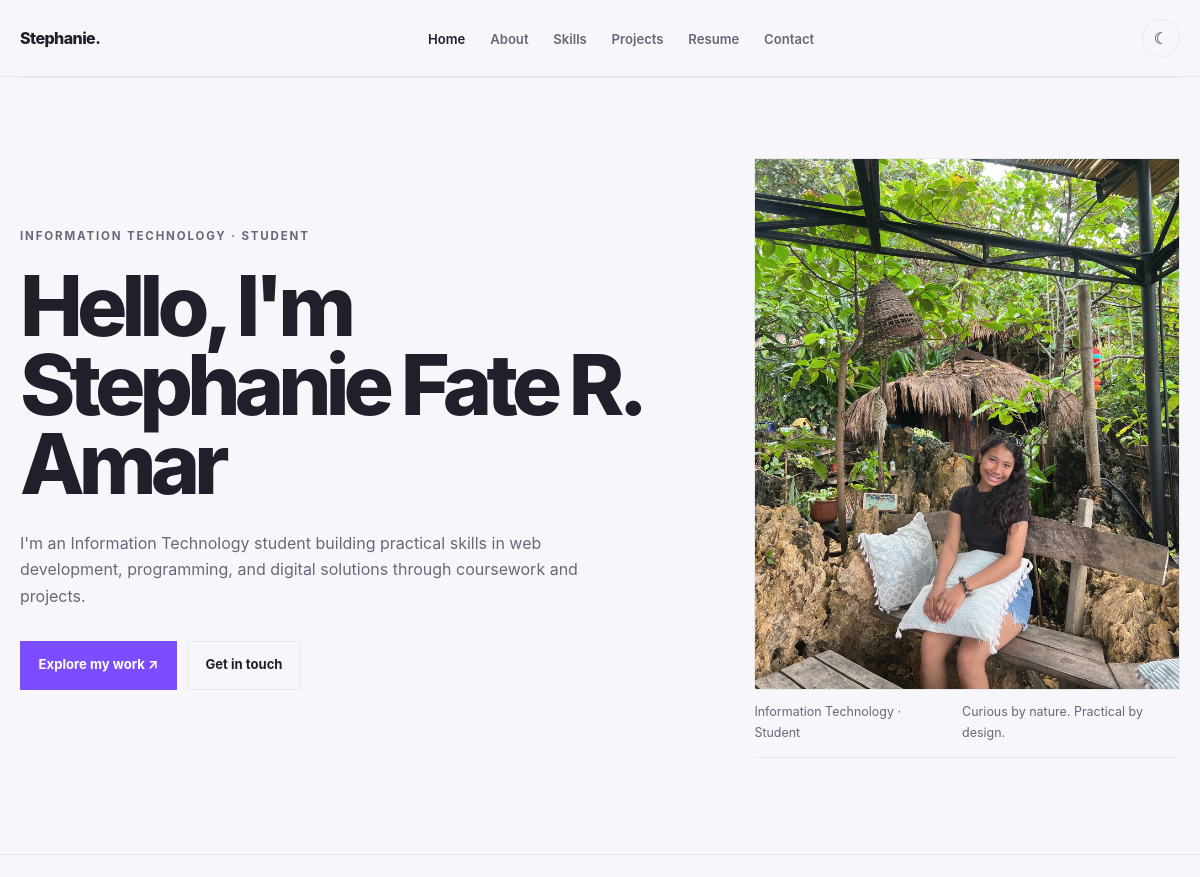
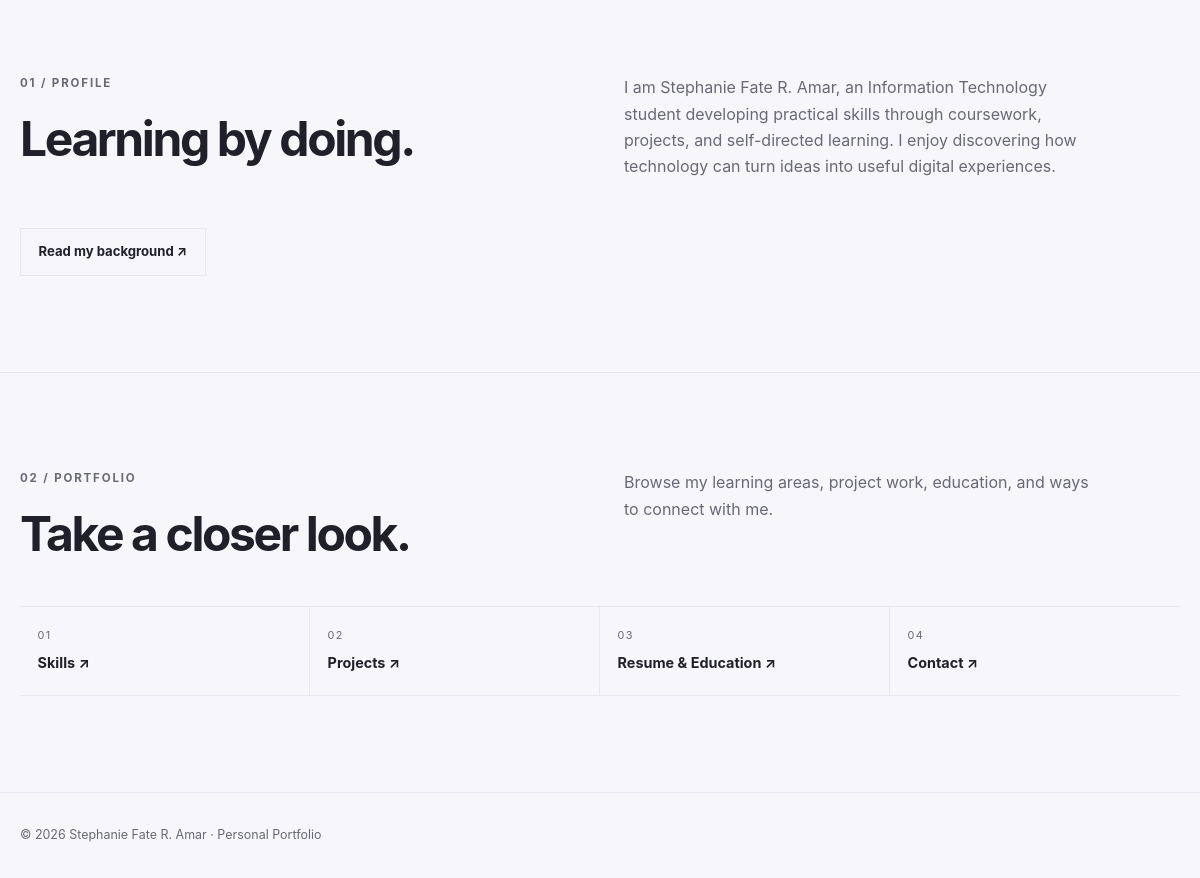
The page / on the database its author committed (2 pictures, top to bottom).
### tables this page shows
CREATE TABLE IF NOT EXISTS personal_information (
  id BIGINT UNSIGNED NOT NULL AUTO_INCREMENT PRIMARY KEY,
  full_name VARCHAR(160) NOT NULL,
  headline VARCHAR(200) NOT NULL,
  introduction TEXT NOT NULL,
  biography TEXT NOT NULL,
  goals TEXT NOT NULL,
  interests TEXT NOT NULL,
  email VARCHAR(254) NOT NULL DEFAULT '',
  phone VARCHAR(50) NOT NULL DEFAULT '',
  location VARCHAR(160) NOT NULL DEFAULT '',
  facebook_url VARCHAR(500) NOT NULL DEFAULT '',
  profile_image VARCHAR(500) NOT NULL DEFAULT 'profile.jpg',
  updated_at TIMESTAMP NOT NULL DEFAULT CURRENT_TIMESTAMP ON UPDATE CURRENT_TIMESTAMP
);

### src/bootstrap.php (called while the page is built, shortened)
<?php
function env_value(string $key, ?string $default = null): ?string
{
    $value = getenv($key);
    return $value === false || $value === '' ? $default : $value;
}
function app_config(): array
{
    static $config;
    if ($config !== null) return $config;
    $private = [];
    $config = [
        'db_host' => env_value('PORTFOLIO_DB_HOST', (string)($private['db_host'] ?? '127.0.0.1')),
        'db_port' => env_value('PORTFOLIO_DB_PORT', (string)($private['db_port'] ?? '3306')),
        'db_name' => env_value('PORTFOLIO_DB_NAME', (string)($private['db_name'] ?? '')),
        'db_user' => env_value('PORTFOLIO_DB_USER', (string)($private['db_user'] ?? '')),
        'db_password' => env_value('PORTFOLIO_DB_PASSWORD', (string)($private['db_password'] ?? '')),
        'login_salt' => env_value('PORTFOLIO_LOGIN_SALT', (string)($private['login_salt'] ?? __FILE__)),
        'base_url' => rtrim(env_value('PORTFOLIO_BASE_URL', (string)($private['base_url'] ?? '')), '/'),
        'secure_cookies' => env_value('PORTFOLIO_SECURE_COOKIES', !empty($private['secure_cookies']) ? '1' : '0') === '1',
        'debug' => env_value('PORTFOLIO_DEBUG', !empty($private['debug']) ? '1' : '0') === '1',
    ];
    return $config;
}
function db(): PDO
{
    static $pdo;
    if ($pdo instanceof PDO) return $pdo;
    $c = app_config();
    $dsn = sprintf('mysql:host=%s;port=%s;dbname=%s;charset=utf8mb4', $c['db_host'], $c['db_port'], $c['db_name']);
    $pdo = new PDO($dsn, $c['db_user'], (string)$c['db_password'], [
        PDO::ATTR_ERRMODE => PDO::ERRMODE_EXCEPTION,
        PDO::ATTR_DEFAULT_FETCH_MODE => PDO::FETCH_ASSOC,
        PDO::ATTR_EMULATE_PREPARES => false,
    ]);
    $pdo->exec("SET time_zone = '+00:00'");
    return $pdo;
}
function e($value): string { return htmlspecialchars((string)$value, ENT_QUOTES | ENT_SUBSTITUTE, 'UTF-8'); }
function setting(string $key, string $fallback = ''): string
{
    static $settings = null;
    if ($settings === null) {
        try { $settings = db()->query('SELECT setting_key, setting_value FROM website_settings')->fetchAll(PDO::FETCH_KEY_PAIR); }
        catch (Throwable $e) { $settings = []; }
    }
    return (string)($settings[$key] ?? $fallback);
}

### public/index.php (the view, shortened to what this page needs)
<?php
require_once dirname(__DIR__) . '/src/bootstrap.php';
try {
    $profile = db()->query('SELECT * FROM personal_information ORDER BY id LIMIT 1')->fetch() ?: [];
    $page = preg_replace('/[^a-z]/', '', (string)($_GET['page'] ?? 'home')) ?: 'home';
} catch (Throwable $exception) {
    http_response_code(503);
    if (app_config()['debug']) { error_log((string)$exception); }
    exit('The portfolio is temporarily unavailable. Please check the database configuration and try again.');
}
$fullName = $profile['full_name'] ?? 'Stephanie Fate R. Amar';
$tagline = setting('site_tagline','Curious by nature. Practical by design.');
$accent = setting('accent_color', '#7c4dff');
$nav = ['home'=>'Home','about'=>'About','skills'=>'Skills','projects'=>'Projects','resume'=>'Resume','contact'=>'Contact'];
$h = static fn($v) => e($v);
?>
<!doctype html><html lang="en"><head><link rel="stylesheet" href="assets/style.css"><link rel="stylesheet" href="assets/app.css"></head>
<body style="--accent:<?= $h($accent) ?>"><header><div class="container navbar"><a class="logo" href="index.php"><?= $h(setting('logo_text','Stephanie.')) ?></a><nav><ul class="nav-links"><?php foreach($nav as $key=>$label): ?><li><a class="<?= $page===$key?'active':'' ?>" href="?page=<?= $h($key) ?>"><?= $h($label) ?></a></li><?php endforeach; ?></ul></nav><div class="nav-actions"><button class="icon-btn" id="themeBtn" aria-label="Toggle theme">☾</button><button class="menu-btn" aria-label="Open menu" aria-expanded="false">☰</button></div></div></header>
<main>
<?php if ($page === 'home'): ?>
<section class="hero container"><div><div class="eyebrow"><?= $h($profile['headline'] ?? '') ?></div><h1>Hello, I'm <span><?= $h($fullName) ?></span></h1><p class="lead"><?= $h($profile['introduction'] ?? '') ?></p><div class="buttons"><a class="btn btn-primary" href="?page=projects">Explore my work ↗</a><a class="btn btn-outline" href="?page=contact">Get in touch</a></div></div><div class="profile-card"><img src="<?= $h($profile['profile_image'] ?? 'profile.jpg') ?>" alt="<?= $h($fullName) ?>" class="profile-photo"><div class="profile-caption"><span><?= $h($profile['headline'] ?? '') ?></span><span><?= $h($tagline) ?></span></div></div></section>
<section><div class="container"><div class="section-head"><div><div class="eyebrow">01 / Profile</div><h2>Learning by doing.</h2></div><p><?= $h($profile['biography'] ?? '') ?></p></div><a class="btn btn-outline" href="?page=about">Read my background ↗</a></div></section>
<section><div class="container"><div class="section-head"><div><div class="eyebrow">02 / Portfolio</div><h2>Take a closer look.</h2></div><p>Browse my learning areas, project work, education, and ways to connect with me.</p></div><div class="home-link-grid"><a class="home-link" href="?page=skills"><small>01</small><strong>Skills ↗</strong></a><a class="home-link" href="?page=projects"><small>02</small><strong>Projects ↗</strong></a><a class="home-link" href="?page=resume"><small>03</small><strong>Resume & Education ↗</strong></a><a class="home-link" href="?page=contact"><small>04</small><strong>Contact ↗</strong></a></div></div></section>
<?php endif; ?>
</main><footer><div class="container"><?= $h(setting('footer_text','© 2026 Stephanie Fate R. Amar · Personal Portfolio')) ?></div></footer></body></html>

### public/assets/style.css (style rules this page uses)
:root { --bg: #f7f7fb; --surface: #fff; --text: #20202a; --muted: #686878; --border: #e8e6f0; --soft: #eee7ff; --accent: #7c4dff; --primary2: #a98bff; --max: 1180px; --shadow: 0 18px 50px rgba(40, 30, 80, .10); }
* { box-sizing: border-box; margin: 0; padding: 0; }
html { scroll-behavior: smooth; }
body { font-family: Inter, ui-sans-serif, system-ui, -apple-system, BlinkMacSystemFont, "Segoe UI", sans-serif; background: var(--bg); color: var(--text); line-height: 1.65; transition: background .25s, color .25s; }
a { color: inherit; text-decoration: none; }
button, input, textarea { font: inherit; }
button { cursor: pointer; }
.container { width: min(var(--max), calc(100% - 40px)); margin: auto; }
header { position: sticky; top: 0; z-index: 100; background: color-mix(in srgb, var(--bg) 92%, transparent); backdrop-filter: blur(14px); border-bottom: 1px solid var(--border); }
.navbar { min-height: 76px; display: flex; align-items: center; justify-content: space-between; gap: 25px; }
.logo { font-size: 1rem; font-weight: 800; letter-spacing: -.035em; }
.nav-links { display: flex; gap: 1.55rem; list-style: none; }
.nav-links a { font-size: .82rem; color: var(--muted); font-weight: 600; transition: .2s; }
.nav-links a:hover, .nav-links a.active { color: var(--text); }
.nav-actions { display: flex; align-items: center; gap: 8px; }
.icon-btn, .menu-btn { width: 38px; height: 38px; border: 1px solid var(--border); background: transparent; color: var(--text); border-radius: 50%; display: grid; place-items: center; }
main { overflow: hidden; }
.hero { min-height: calc(100vh - 76px); display: grid; grid-template-columns: 1.08fr .72fr; align-items: center; gap: 6rem; padding: 5rem 0 6rem; }
.eyebrow { font-size: .72rem; text-transform: uppercase; letter-spacing: .16em; color: var(--muted); font-weight: 700; margin-bottom: 1.35rem; }
.hero h1, .page-hero h1 { font-size: clamp(3.5rem, 7vw, 6.7rem); line-height: .94; letter-spacing: -.07em; font-weight: 800; max-width: 800px; }
.hero h1 span, .page-hero h1 span { display: block; }
.lead { max-width: 610px; margin-top: 1.6rem; color: var(--muted); font-size: 1rem; }
.buttons { display: flex; gap: 10px; flex-wrap: wrap; margin-top: 2rem; }
.btn { display: inline-flex; align-items: center; justify-content: center; border: 1px solid var(--text); padding: .78rem 1.1rem; font-weight: 700; font-size: .82rem; transition: .2s; }
.btn-primary { background: var(--accent); border-color: var(--accent); color: #fff; }
.btn-outline { border-color: var(--border); color: var(--text); }
.profile-card { position: relative; background: transparent; border: 0; padding: 0; box-shadow: none; }
.profile-photo { width: 100%; aspect-ratio: 4/5; display: block; object-fit: cover; object-position: center; border: 1px solid var(--border); filter: saturate(.9); }
.profile-caption { display: flex; justify-content: space-between; gap: 20px; padding-top: 12px; color: var(--muted); font-size: .78rem; border-bottom: 1px solid var(--border); padding-bottom: 14px; }
section { padding: 6rem 0; border-top: 1px solid var(--border); }
.section-head { display: grid; grid-template-columns: 1fr 1fr; gap: 3rem; margin-bottom: 3rem; }
.section-head h2 { font-size: clamp(2rem, 4vw, 4rem); line-height: 1; letter-spacing: -.05em; }
.section-head p { color: var(--muted); max-width: 480px; }
.home-link-grid { display: grid; grid-template-columns: repeat(4, 1fr); border-top: 1px solid var(--border); border-bottom: 1px solid var(--border); }
.home-link { padding: 1.25rem 0; border-right: 1px solid var(--border); padding-left: 1.1rem; }
.home-link:last-child { border-right: 0; }
.home-link small { display: block; color: var(--muted); font-size: .68rem; letter-spacing: .12em; text-transform: uppercase; }
.home-link strong { display: block; margin-top: .4rem; font-size: .9rem; }
footer { border-top: 1px solid var(--border); padding: 2rem 0; color: var(--muted); font-size: .78rem; }

### public/assets/app.css (style rules this page uses)
.profile-photo { background:var(--soft) }

### rows shown on the page
personal_information: headline "INFORMATION TECHNOLOGY · STUDENT", full_name "Stephanie Fate R. Amar", introduction "I'm an Information Technology student building practical skills in web development, programming, and digital solutions through coursework and projects.", profile_image (placeholder picture), headline "Information Technology · Student", biography "I am Stephanie Fate R. Amar, an Information Technology student developing practical skills through coursework, projects, and self-directed learning. I enjoy discovering how technology can turn ideas into useful digital experiences."

### other values the page prints
$h(setting('logo_text','Stephanie.')) "Stephanie."
$h($label) "Home"
$h($label) "About"
$h($label) "Skills"
$h($label) "Projects"
$h($label) "Resume"
$h($label) "Contact"
$h($tagline) "Curious by nature. Practical by design."
